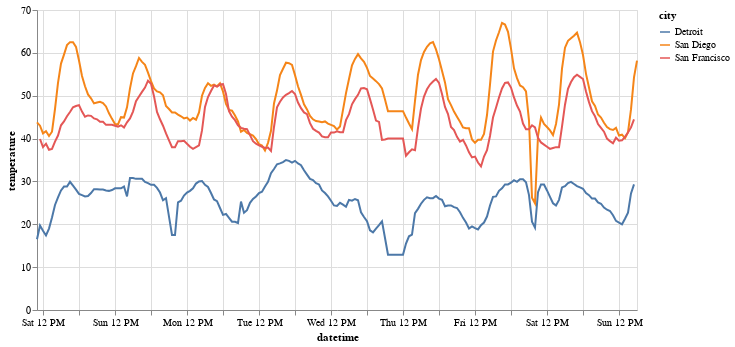

The cell this chart's notebook holds for it:
### Markdown cell above
As another example (again, this is based on following the above documentation link), here we use the short form of the day name ("Sat" instead of "Saturday", because we used "%a" instead of "%A"), and also list the hour and whether it is AM or PM.

### Code cell
alt.Chart(df[6400:7000]).mark_line().encode(
    x=alt.X("datetime", axis=alt.Axis(format="%a %I %p")),
    y="temperature",
    color="city",
    tooltip=["city", "temperature", "datetime"]
).properties(
    width=600
)

### Figure 1 — Vega-Lite specification as saved in the notebook (floating-point values rounded to 4 significant figures; data arrays with more than 128 entries replaced by an {"elided": "..."} marker saying what was removed)
{"config": {"view": {"continuousWidth": 400, "continuousHeight": 300}}, "data": {"name": "data-d0df4eb7a1a964a9ac434e8edbd979fa"}, "mark": "line", "encoding": {"color": {"field": "city", "type": "nominal"}, "tooltip": [{"field": "city", "type": "nominal"}, {"field": "temperature", "type": "quantitative"}, {"field": "datetime", "type": "temporal"}], "x": {"axis": {"format": "%a %I %p"}, "field": "datetime", "type": "temporal"}, "y": {"field": "temperature", "type": "quantitative"}}, "width": 600, "$schema": "https://vega.github.io/schema/vega-lite/v4.17.0.json", "datasets": {"data-d0df4eb7a1a964a9ac434e8edbd979fa": {"elided": "600 records"}}}
